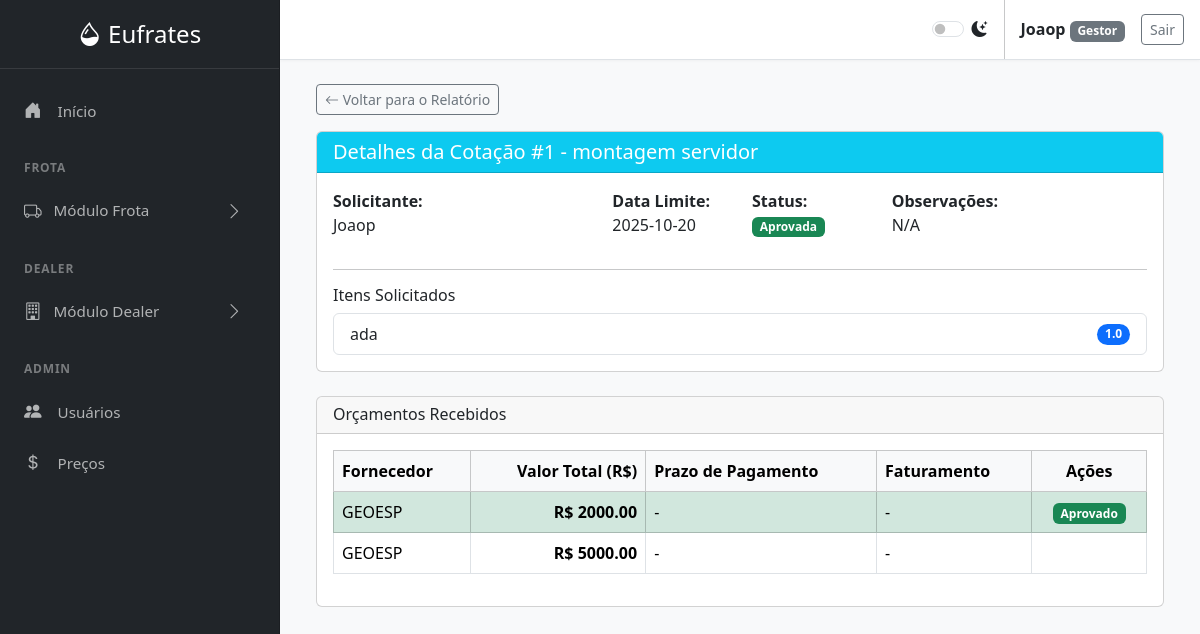
The app's page /dealers/cotacao/1 (signed in) with its own data.
### tables this page shows
CREATE TABLE users (
        id INTEGER PRIMARY KEY AUTOINCREMENT,
        username TEXT NOT NULL UNIQUE,
        password_hash TEXT NOT NULL,
        role TEXT NOT NULL CHECK(role IN ('Gestor', 'Comprador', 'Padrão'))
    );

CREATE TABLE cotacoes (
                id INTEGER PRIMARY KEY, user_id INTEGER, titulo TEXT, data_limite TEXT,
                observacoes TEXT, status TEXT, data_aprovacao TEXT, data_registro TEXT
            , criado_por_id INTEGER REFERENCES users(id));

CREATE TABLE cotacao_itens (
                id INTEGER PRIMARY KEY, cotacao_id INTEGER, descricao TEXT, quantidade REAL
            );

CREATE TABLE orcamentos (
                id INTEGER PRIMARY KEY, cotacao_id INTEGER, fornecedor_id INTEGER, valor REAL,
                prazo_pagamento TEXT, faturamento TEXT, data_registro TEXT, aprovado BOOLEAN
            );

CREATE TABLE fornecedores (
        id INTEGER PRIMARY KEY AUTOINCREMENT,
        cnpj TEXT NOT NULL UNIQUE,
        nome TEXT NOT NULL,
        ie TEXT,
        endereco TEXT,
        tipo TEXT,
        contato TEXT,
        data_registro TEXT DEFAULT CURRENT_TIMESTAMP
    );

### dealer.py (the view, shortened to what this page needs)
@dealer_bp.route('/cotacao/<int:cotacao_id>', methods=['GET', 'POST'])
@login_required
def cotacao_detalhe(cotacao_id):
    user_role = g.user['role']
    cotacao = obter_cotacao_por_id(cotacao_id)
    itens = obter_itens_por_cotacao_id(cotacao_id)
    orcamentos = obter_orcamentos_por_cotacao_id(cotacao_id)
    fornecedores = obter_fornecedores()
    return render_template('cotacao_detalhe.html', active_page='cotacoes_relatorio', cotacao=cotacao, itens=itens, orcamentos=orcamentos, fornecedores=fornecedores)

### database.py (called while the page is built)
def get_db_connection():
    conn = sqlite3.connect('abastecimentos.db')
    conn.row_factory = sqlite3.Row
    return conn

def obter_cotacao_por_id(cotacao_id):
    conn = get_db_connection()
    try:
        query = "SELECT c.*, u.username as solicitante FROM cotacoes c JOIN users u ON c.user_id = u.id WHERE c.id = ?"
        df = pd.read_sql_query(query, conn, params=(cotacao_id,))
        return df.iloc[0].to_dict() if not df.empty else None
    finally:
        conn.close()

def obter_itens_por_cotacao_id(cotacao_id):
    conn = get_db_connection()
    df = pd.read_sql("SELECT * FROM cotacao_itens WHERE cotacao_id = ?", conn, params=(cotacao_id,))
    conn.close()
    return df.to_dict('records')

def obter_orcamentos_por_cotacao_id(cotacao_id):
    conn = get_db_connection()
    query = '''
        SELECT o.*, f.nome as fornecedor_nome
        FROM orcamentos o
        JOIN fornecedores f ON o.fornecedor_id = f.id
        WHERE o.cotacao_id = ?
        ORDER BY o.valor ASC
    '''
    df = pd.read_sql(query, conn, params=(cotacao_id,))
    conn.close()
    return df.to_dict('records')

def get_user_by_id(user_id):
    conn = get_db_connection()
    user = conn.execute('SELECT * FROM users WHERE id = ?', (user_id,)).fetchone()
    conn.close()
    return user

def obter_fornecedores():
    conn = get_db_connection()
    df = pd.read_sql('SELECT id, cnpj, nome, ie, tipo, contato, data_registro FROM fornecedores ORDER BY nome', conn)
    conn.close()
    return df.to_dict('records')

### utils.py (called while the page is built)
def inject_now():
    return {'now': datetime.now(), 'g': g}

def load_logged_in_user():
    user_id = session.get('user_id')
    g.user = get_user_by_id(user_id) if user_id else None

def login_required(view):
    @wraps(view)
    def wrapped_view(*args, **kwargs):
        if g.user is None:
            flash('Você precisa estar logado para acessar esta página.', 'warning')
            return redirect(url_for('auth.login'))
        return view(*args, **kwargs)
    return wrapped_view

### templates/cotacao_detalhe.html (shortened to what this page needs)
{% extends "base.html" %}
{% block content %}
<div class="container-fluid">
    <a href="{{ url_for('dealer.cotacoes_relatorio') }}" class="btn btn-outline-secondary btn-sm mb-3">
        <i class="bi bi-arrow-left"></i> Voltar para o Relatório
    </a>
    <div class="card mb-4">
        <div class="card-header bg-info text-white">
            <h5 class="mb-0">Detalhes da Cotação #{{ cotacao.id }} - {{ cotacao.titulo }}</h5>
        </div>
        <div class="card-body">
            <div class="row">
                <div class="col-md-4"><strong>Solicitante:</strong><p>{{ cotacao.solicitante }}</p></div>
                <div class="col-md-2"><strong>Data Limite:</strong><p>{{ cotacao.data_limite }}</p></div>
                <div class="col-md-2"><strong>Status:</strong>
                    <p><span class="badge {% if cotacao.status == 'Aberta' %}bg-warning{% elif cotacao.status == 'Fechada' %}bg-primary{% elif cotacao.status == 'Aprovada' %}bg-success{% else %}bg-danger{% endif %}">{{ cotacao.status }}</span></p>
                </div>
                <div class="col-md-4"><strong>Observações:</strong><p>{{ cotacao.observacoes or 'N/A' }}</p></div>
            </div>
            <hr>
            <h6>Itens Solicitados</h6>
            <ul class="list-group">
                {% for item in itens %}
                <li class="list-group-item d-flex justify-content-between align-items-center">
                    {{ item.descricao }}
                    <span class="badge bg-primary rounded-pill">{{ item.quantidade }}</span>
                </li>
                {% endfor %}
            </ul>
        </div>
    </div>
    <div class="card">
        <div class="card-header d-flex justify-content-between align-items-center">
            <h6 class="mb-0">Orçamentos Recebidos</h6>
        </div>
        <div class="card-body">
            {% if orcamentos %}
            <div class="table-responsive">
                <table class="table table-bordered table-hover">
                    <thead class="table-light">
                        <tr>
                            <th>Fornecedor</th>
                            <th class="text-end">Valor Total (R$)</th>
                            <th>Prazo de Pagamento</th>
                            <th>Faturamento</th>
                            <th class="text-center">Ações</th>
                        </tr>
                    </thead>
                    <tbody>
                        {% for orcamento in orcamentos %}
                        <tr class="{{ 'table-success' if orcamento.aprovado else '' }}">
                            <td>{{ orcamento.fornecedor_nome }}</td>
                            <td class="text-end fw-bold">R$ {{ "%.2f"|format(orcamento.valor) }}</td>
                            <td>{{ orcamento.prazo_pagamento or '-' }}</td>
                            <td>{{ orcamento.faturamento or '-' }}</td>
                            <td class="text-center">
                                {% if cotacao.status == 'Fechada' and g.user.role in ['Administrador', 'Gestor'] %}
                                <form method="POST" action="{{ url_for('dealer.cotacao_detalhe', cotacao_id=cotacao.id) }}" class="d-inline">
                                    <input type="hidden" name="action" value="aprovar_orcamento">
                                    <input type="hidden" name="orcamento_id" value="{{ orcamento.id }}">
                                    <button type="submit" class="btn btn-sm btn-success" title="Aprovar este orçamento" onclick="return confirm('Tem certeza que deseja aprovar este orçamento e gerar um Pedido de Compra?')">
                                        <i class="bi bi-check-lg"></i> Aprovar
                                    </button>
                                </form>
                                {% elif orcamento.aprovado %}
                                <span class="badge bg-success">Aprovado</span>
                                {% endif %}
                            </td>
                        </tr>
                        {% endfor %}
                    </tbody>
                </table>
            </div>
            {% else %}
            <p class="text-center text-muted">Nenhum orçamento adicionado para esta cotação ainda.</p>
            {% endif %}
        </div>
    </div>
</div>
{% endblock %}

### templates/base.html (shortened to what this page needs)
<!DOCTYPE html>
<html lang="pt-BR" data-bs-theme="light">
<head>
    <link href="https://cdn.jsdelivr.net/npm/bootstrap@5.3.3/dist/css/bootstrap.min.css" rel="stylesheet">
    <link rel="stylesheet" href="https://cdn.jsdelivr.net/npm/bootstrap-icons@1.11.3/font/bootstrap-icons.min.css">
</head>
<body>
    <div class="sidebar text-white">
        <div class="sidebar-header text-center">
            <a href="{{ url_for('frota.index') }}" class="fs-4 text-white text-decoration-none">
                <i class="bi bi-droplet-half"></i> Eufrates
            </a>
        </div>
        <ul class="nav flex-column flex-grow-1 mt-3">
            <li class="nav-item">
                <a class="nav-link {% if active_page == 'index' %}active{% endif %}" href="{{ url_for('frota.index') }}">
                    <i class="bi bi-house-door-fill"></i> Início
                </a>
            </li>
            <div class="sidebar-heading">Frota</div>
            <li class="nav-item">
                <a class="nav-link d-flex align-items-center" data-bs-toggle="collapse" href="#frotaSubmenu" role="button" aria-expanded="false" aria-controls="frotaSubmenu">
                    <i class="bi bi-truck"></i> Módulo Frota <i class="bi bi-chevron-right arrow"></i>
                </a>
            </li>
            <div class="sidebar-heading">Dealer</div>
            <li class="nav-item">
                <a class="nav-link d-flex align-items-center" data-bs-toggle="collapse" href="#dealerSubmenu" role="button" aria-expanded="false" aria-controls="dealerSubmenu">
                    <i class="bi bi-building"></i> Módulo Dealer <i class="bi bi-chevron-right arrow"></i>
                </a>
            </li>
            {% if g.user and g.user.role in ['Administrador', 'Gestor'] %}
            <div class="sidebar-heading">Admin</div>
            <li class="nav-item">
                <a class="nav-link {% if active_page == 'user_management' %}active{% endif %}" href="{{ url_for('auth.user_management') }}">
                    <i class="bi bi-people-fill"></i> Usuários
                </a>
            </li>
            <li class="nav-item">
                <a class="nav-link {% if active_page == 'reajuste_combustiveis' %}active{% endif %}" href="{{ url_for('frota.reajuste_combustiveis') }}">
                    <i class="bi bi-currency-dollar"></i> Preços
                </a>
            </li>
            {% endif %}
        </ul>
    </div>
    <div class="main-content">
        <nav class="top-nav px-3 d-flex align-items-center justify-content-end">
            <div class="form-check form-switch me-3">
                <input class="form-check-input" type="checkbox" role="switch" id="themeSwitcher">
                <label class="form-check-label" for="themeSwitcher"><i class="bi bi-moon-stars-fill"></i></label>
            </div>
            {% if g.user %}
                <div class="px-3">
                    <span class="fw-bold">{{ g.user.username }}</span>
                    <span class="badge text-bg-secondary">{{ g.user.role }}</span>
                </div>
                <a href="{{ url_for('auth.logout') }}" class="btn btn-outline-secondary btn-sm">Sair</a>
            {% endif %}
        </nav>
        <main class="page-content">
            {% block content %}{% endblock %}
        </main>
    </div>
</body>
</html>

### templates/base.html (style rules this page uses)
:root { --sidebar-width: 280px; }
body { display: flex; background-color: var(--bs-tertiary-bg); }
.sidebar { width: var(--sidebar-width); height: 100vh; position: fixed; top: 0; left: 0; display: flex; flex-direction: column; background-color: #212529; border-right: 1px solid var(--bs-border-color-translucent); overflow-y: auto; }
.main-content { margin-left: var(--sidebar-width); width: calc(100% - var(--sidebar-width)); }
.top-nav { background-color: var(--bs-body-bg); border-bottom: 1px solid var(--bs-border-color); min-height: 60px; box-shadow: 0 1px 3px rgba(0,0,0, .04); }
.page-content { padding: 1.5rem; }
.sidebar-header { padding: 1rem 1.5rem; border-bottom: 1px solid rgba(255, 255, 255, 0.1); }
.sidebar .nav-link { color: rgba(255, 255, 255, 0.65); font-size: 0.95rem; padding: 0.75rem 1.5rem; }
.sidebar .nav-link .bi { margin-right: 0.75rem; font-size: 1.1rem; }
.sidebar .nav-link[data-bs-toggle="collapse"] .arrow { margin-left: auto; transition: transform 0.2s ease-in-out; }
.sidebar-heading { font-size: .75rem; text-transform: uppercase; letter-spacing: .05rem; font-weight: 600; color: rgba(255, 255, 255, 0.4); padding: 1.5rem 1.5rem 0.5rem; }

### records on screen
users: user.username "Joaop", user.role "Gestor", solicitante "Joaop"
cotacoes: id "1", titulo "montagem servidor", data_limite "2025-10-20", status "Aprovada", observacoes "N/A"
cotacao_itens: descricao "ada", quantidade "1.0"
orcamentos: fornecedor_nome "GEOESP", valor "2000.00", prazo_pagamento "-", faturamento "-", aprovado "Aprovado"
orcamentos: fornecedor_nome "GEOESP", valor "5000.00", prazo_pagamento "-", faturamento "-"
